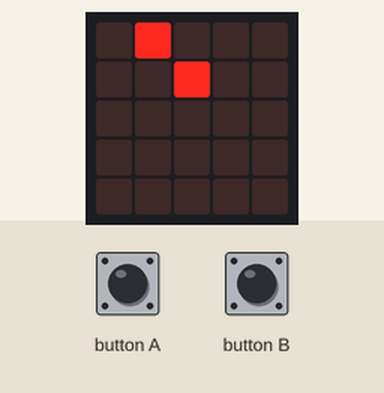
Recording of a program running on a simulated Calliope mini (MakeCode). Shown: the board's 5×5 LED display. The test bench sets the inputs (shaded band). Random numbers come from a fixed seed; the short countdown, score and lost-life animations are approximate; the run ends where the board's game-over animation would start. At 6.5 s the program stops and its outputs stay as they are.

Above: at 1.2 s.
1.3 s: button A pressed for 0.15 s
At 2.1 s:
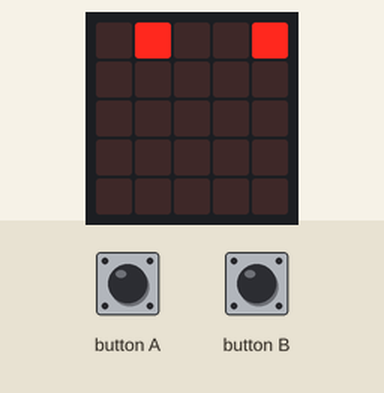
At 4.2 s:
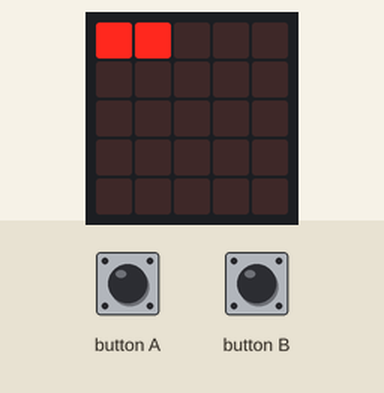
Timing chart, 0 to 5.7 s (numbered marks = the images above; inputs shaded):
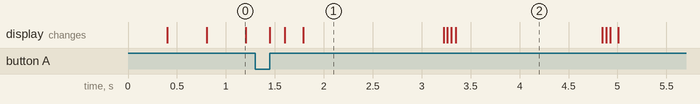

Measured:
- what the display in image 0 shows lasts 0.4 s, from 0.8 s to 1.2 s
- what the display in image 1 shows lasts 1.4 s, from 1.8 s to 3.2 s

The program:

main.ts
```typescript
input.onButtonEvent(Button.A, input.buttonEventClick(), function () {
    Korb.change(LedSpriteProperty.X, -1)
})
input.onButtonEvent(Button.B, input.buttonEventClick(), function () {
    Korb.change(LedSpriteProperty.X, 1)
})
let Ball: game.LedSprite = null
let Korb: game.LedSprite = null
Korb = game.createSprite(2, 4)
game.setLife(3)
game.setScore(0)
basic.forever(function () {
    Ball = game.createSprite(randint(0, 4), 0)
    for (let index = 0; index < 4; index++) {
        Korb.change(LedSpriteProperty.Y, -1)
        basic.pause(400)
    }
    if (Korb.isTouching(Ball)) {
        game.addScore(1)
        Ball.delete()
    } else {
        Ball.delete()
        game.removeLife(1)
    }
})
```

test.ts
```typescript
// Hier kann man Tests durchführen; diese Datei wird nicht kompiliert, wenn dieses Paket als Erweiterung verwendet wird.
```
